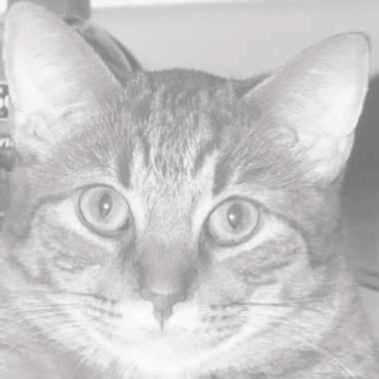
%> input picture cat.bmp, 379 x 379 px
$ octave hist_stretch.m   (GNU Octave 9; MATLAB toolbox functions it lacks are replaced by stand-ins)
%> lines starting %> are read from the running program, lines starting %| are printed output that depends on the picture
%% restart
close all;
clc;

%% read Image and Display
test = imread('cat.bmp'); %read image
%> test is the input picture: size 379x379x3 uint8; mean R, G, B 200.9, 198.1, 199.9
figure,imshow(test);
figure, histogram(test);
%> after `histogram(test)`:
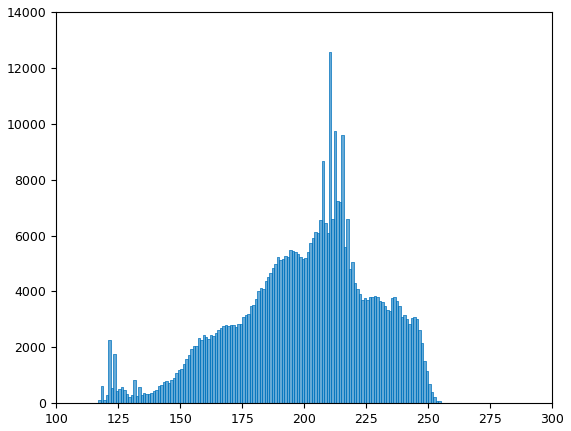
%> figure redrawn from the program's plot data; tallest bar 12558 high, from x = 210 to 211

%% Histogram equalization without matlab function
I = test;

% size of the input image.
[r,c] = size(I);
%> r = 379; c = 1137

% uint 8 blamk canvas
blank = uint8(zeros(r,c));

% number of pixels.
n = r*c;
%> n = 430923

% frequency pdf and cdf and some variables
f = zeros(256,1);
pdf = zeros(256,1);
cdf = zeros(256,1);
out = zeros(256,1);
cum = zeros(256,1);


% Nested for loop

for i = 1:r
    for j = 1:c
        value = I(i,j);
        f(value+1) = f(value+1)+1;
        pdf(value+1) = f(value+1)/n;
    end
end
%> after the loop, f = 256 values, max 12558 at index 211, min 0 at index 1, mean 1683.3; pdf = 256 values, max 0.0291 at index 211, min 0 at index 1, mean 0.00391

% finding cdf
sum = 0;
L = 255;

for i = 1:size(pdf);
    sum = sum + f(i);
    cum(i) = sum;
    cdf(i) = cum(i)/n;
    out(i) = round(cdf(i)*L);
end
%> after the loop, cdf = 256 values from 0 to 1; cum = 256 values from 0 to 430923; out = 256 values from 0 to 255; sum = 430923

for i = 1:r;
    for j = 1:c;
        blank(i,j) = out(I(i,j)+1);
    end
end
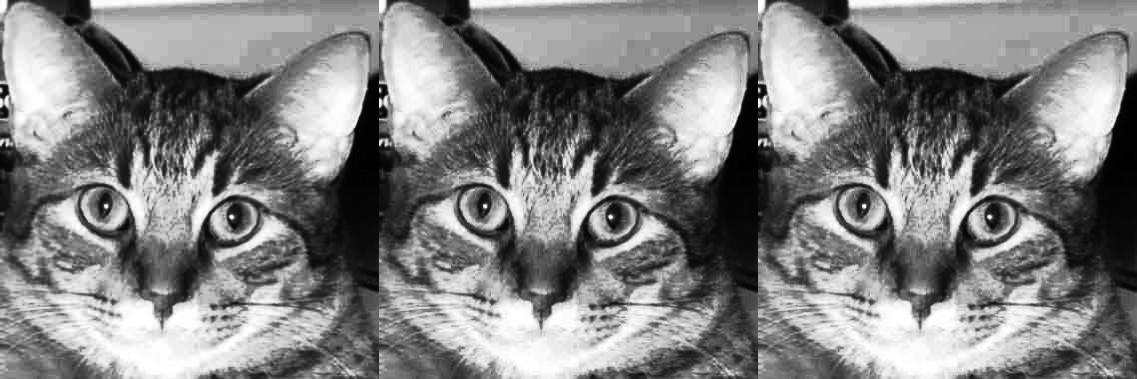
%> blank: size 379x1137 uint8; min 0, max 255, mean 128.9

figure,imshow(blank); title('My hist Image');
figure, histogram(blank); title('My funtion Histogram');
%> after `title('My funtion Histogram')`:
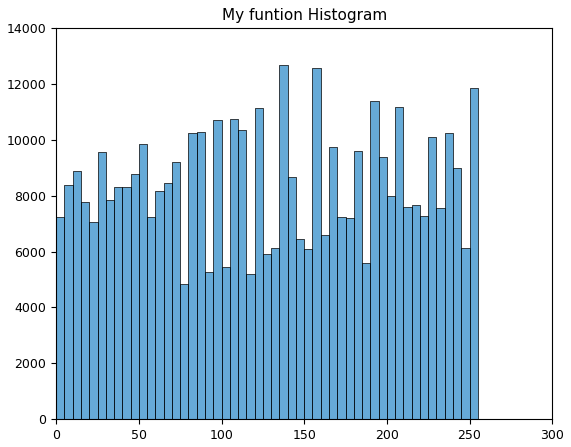
%> figure redrawn from the program's plot data; tallest bar 12661 high, from x = 135 to 140
